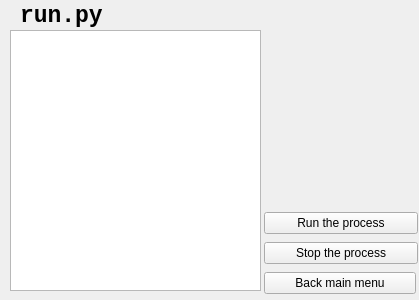
<?xml version="1.0" encoding="UTF-8"?>
<ui version="4.0">
 <class>DecFuzzer</class>
 <widget class="QWidget" name="DecFuzzer">
  <property name="geometry">
   <rect>
    <x>0</x>
    <y>0</y>
    <width>419</width>
    <height>300</height>
   </rect>
  </property>
  <property name="windowTitle">
   <string>Form</string>
  </property>
  <widget class="QLabel" name="label">
   <property name="geometry">
    <rect>
     <x>20</x>
     <y>0</y>
     <width>91</width>
     <height>31</height>
    </rect>
   </property>
   <property name="font">
    <font>
     <family>Consolas</family>
     <pointsize>17</pointsize>
     <weight>75</weight>
     <bold>true</bold>
    </font>
   </property>
   <property name="text">
    <string>run.py</string>
   </property>
  </widget>
  <widget class="QTextBrowser" name="textBrowser">
   <property name="geometry">
    <rect>
     <x>10</x>
     <y>30</y>
     <width>251</width>
     <height>261</height>
    </rect>
   </property>
  </widget>
  <widget class="QWidget" name="layoutWidget">
   <property name="geometry">
    <rect>
     <x>264</x>
     <y>210</y>
     <width>154</width>
     <height>89</height>
    </rect>
   </property>
   <layout class="QVBoxLayout" name="verticalLayout_2">
    <item>
     <widget class="QPushButton" name="pushButton_5">
      <property name="text">
       <string>Run the process</string>
      </property>
     </widget>
    </item>
    <item>
     <widget class="QPushButton" name="pushButton_4">
      <property name="text">
       <string>Stop the process</string>
      </property>
     </widget>
    </item>
    <item>
     <widget class="QPushButton" name="pushButton_3">
      <property name="maximumSize">
       <size>
        <width>152</width>
        <height>16777215</height>
       </size>
      </property>
      <property name="text">
       <string>Back main menu</string>
      </property>
     </widget>
    </item>
   </layout>
  </widget>
 </widget>
 <resources/>
 <connections/>
</ui>
